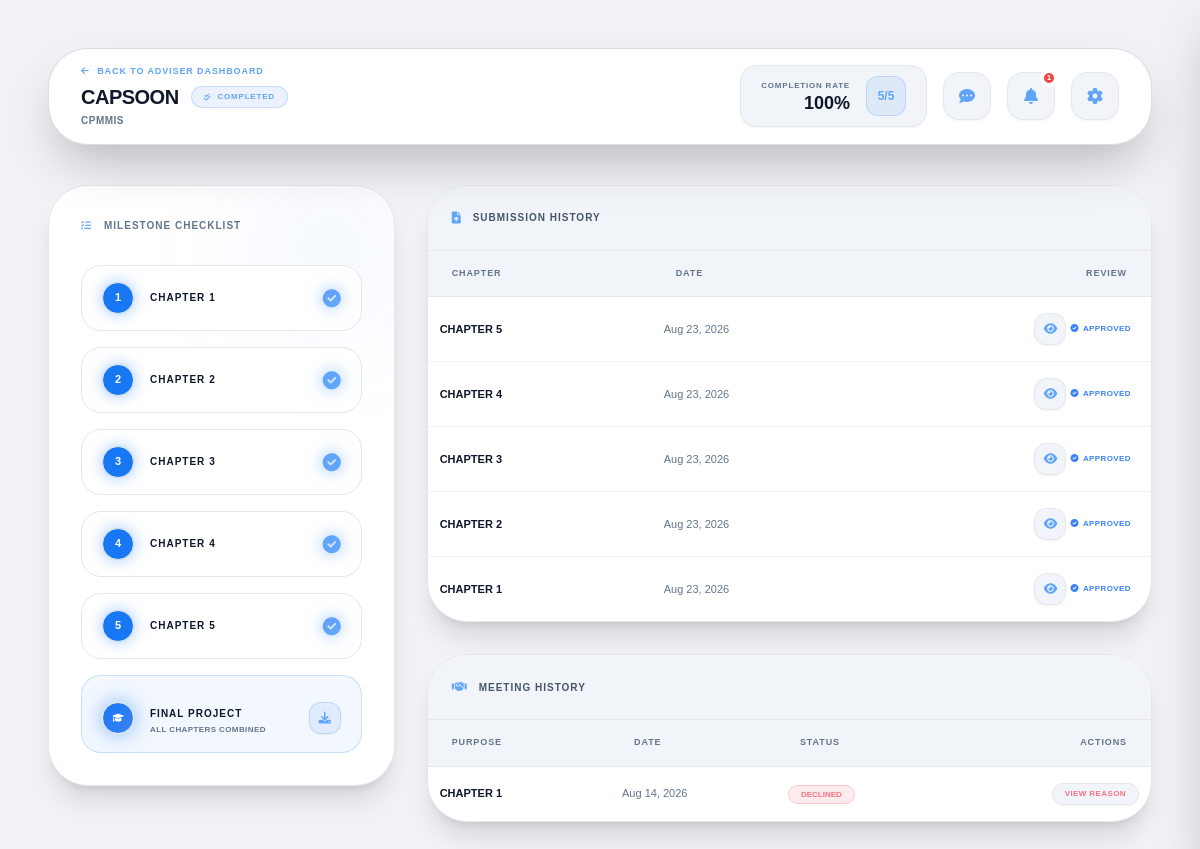
/adviser/view_group.php?id=1 (signed in), run on the app's committed database.
### tables this page shows
CREATE TABLE `group` (
  `id` int NOT NULL,
  `username` varchar(50) NOT NULL,
  `full_name` varchar(255) DEFAULT NULL,
  `leader_email` varchar(255) NOT NULL,
  `password` varchar(255) NOT NULL,
  `project_title` varchar(255) DEFAULT 'Untitled Project',
  `email` varchar(100) DEFAULT NULL,
  `last_activity` timestamp NULL DEFAULT NULL,
  `adviser_id` int DEFAULT NULL,
  `role` varchar(10) DEFAULT 'student',
  `created_at` timestamp NOT NULL DEFAULT CURRENT_TIMESTAMP,
  `status` varchar(20) DEFAULT 'pending',
  `banned_until` datetime DEFAULT NULL,
  `session_version` int DEFAULT NULL
);

CREATE TABLE `group_submissions` (
  `id` int NOT NULL,
  `group_id` int NOT NULL,
  `task_id` int DEFAULT NULL,
  `chapter_number` int NOT NULL,
  `document_name` varchar(255) NOT NULL,
  `file_path` varchar(255) NOT NULL,
  `status` enum('pending','approved','rejected') DEFAULT 'pending',
  `submission_type` enum('adviser','panel') NOT NULL DEFAULT 'adviser',
  `review_notes` text,
  `feedback` text,
  `submitted_at` timestamp NOT NULL DEFAULT CURRENT_TIMESTAMP,
  `reviewed_at` datetime DEFAULT NULL,
  `version` int NOT NULL DEFAULT '1',
  `is_final` tinyint(1) NOT NULL DEFAULT '0'
);

CREATE TABLE `meeting_requests` (
  `id` int NOT NULL,
  `group_id` int NOT NULL,
  `adviser_id` int NOT NULL,
  `meeting_time` datetime NOT NULL,
  `agenda` text NOT NULL,
  `status` enum('pending','accepted','declined') DEFAULT 'pending',
  `admin_remarks` text,
  `suggested_reschedule` datetime DEFAULT NULL,
  `created_at` timestamp NOT NULL DEFAULT CURRENT_TIMESTAMP,
  `reminder_sent` tinyint(1) NOT NULL DEFAULT '0'
);

### adviser/view_group.php (the view, shortened to what the rows shown need)
<?php
include('../backend/db_config.php');
$group_id = isset($_GET['id']) ? (int)$_GET['id'] : 0;
$adviser_id = (int)$_SESSION['user_id'];
$group_q = secure_query($conn, "SELECT * FROM `group` WHERE id = ? AND adviser_id = ?", [$group_id, $adviser_id], "ii");
$group = mysqli_fetch_assoc($group_q);
$health = calculate_group_health($conn, $group_id);
$health_status = $health['status'];
$submissions_result = secure_query($conn, "SELECT * FROM group_submissions WHERE group_id = ? ORDER BY submitted_at DESC LIMIT 500", [$group_id], "i");
$meetings_result = secure_query($conn, "SELECT * FROM meeting_requests WHERE group_id = ? ORDER BY created_at DESC LIMIT 500", [$group_id], "i");
?>
<!DOCTYPE html>
<html lang="en" style="background-color: #F0F2F5; color-scheme: light;">
<head>
    <script src="https://cdn.tailwindcss.com"></script>
    <link href="https://cdnjs.cloudflare.com/ajax/libs/font-awesome/6.0.0/css/all.min.css" rel="stylesheet">
    <link rel="stylesheet" href="../assets/css/responsive.css">
</head>
<body class="min-h-screen flex" style="background-color: #F0F2F5; color-scheme: light;">
    <main class="flex-1 w-full max-w-7xl mx-auto p-4 sm:p-6 md:p-8 lg:p-12 space-y-6 sm:space-y-10">
        <nav class="premium-card rounded-[2.5rem] px-4 sm:px-8 py-4 flex flex-col sm:flex-row justify-between items-start sm:items-center gap-4 shadow-2xl relative z-[100]">
            <div class="min-w-0 w-full sm:w-auto">
                <a href="adviser_dashboard.php" class="text-[9px] font-black text-blue-400 uppercase tracking-widest hover:text-blue-600 transition block mb-1">
                    <i class="fas fa-arrow-left mr-1"></i> BACK TO ADVISER DASHBOARD
                </a>
                <div class="flex items-center gap-3 flex-wrap">
                    <h1 class="text-xl font-black text-slate-900 uppercase tracking-tight"><?php echo htmlspecialchars($group['username']); ?></h1>
                    <?php
                        $hs_label = 'On Track';
                        $hs_icon  = 'fa-check-circle';
                        $hs_color = 'blue';
                        if ($health_status === 'completed') {
                            $hs_label = 'Completed'; $hs_icon = 'fa-check-double'; $hs_color = 'blue';
                        } elseif ($health_status === 'need_attention' || $health_status === 'needs_attention' || $health_status === 'need attention') {
                            $hs_label = 'Needs Attention'; $hs_icon = 'fa-exclamation-triangle'; $hs_color = 'amber';
                        } elseif ($health_status === 'at_risk' || $health_status === 'at risk') {
                            $hs_label = 'At Risk'; $hs_icon = 'fa-times-circle'; $hs_color = 'rose';
                        }
                    ?>
                    <span class="inline-flex items-center gap-1.5 px-3 py-1 rounded-full text-[8px] font-black uppercase tracking-widest bg-<?php echo $hs_color; ?>-500/10 text-<?php echo $hs_color; ?>-400 border border-<?php echo $hs_color; ?>-500/20" id="health-badge">
                        <i class="fas <?php echo $hs_icon; ?> text-[8px]"></i>
                        <?php echo $hs_label; ?>
                    </span>
                </div>
                <p class="text-[10px] font-bold text-slate-500 uppercase tracking-wider line-clamp-1 max-w-xl mt-0.5"><?php echo htmlspecialchars($group['project_title'] ?: 'UNTITLED RESEARCH SPACE'); ?></p>
            </div>
        </nav>
        <div class="grid grid-cols-1 lg:grid-cols-12 gap-8 mt-8">
            <div class="lg:col-span-8 space-y-8">
                <div class="premium-card rounded-[2.5rem] shadow-xl overflow-hidden border border-gray-200">
                    <div class="overflow-x-auto">
                        <table class="w-full text-left">
                            <thead class="bg-slate-100 text-[9px] font-black uppercase tracking-widest text-slate-500 border-b border-gray-200">
                                <tr>
                                    <th class="px-6 py-4">CHAPTER</th>
                                    <th class="px-6 py-4">DATE</th>
                                    <th class="px-6 py-4 text-right">REVIEW</th>
                                </tr>
                            </thead>
                            <tbody class="divide-y divide-gray-100 text-[11px] font-bold text-slate-600">
                                <?php if (mysqli_num_rows($submissions_result) > 0): ?>
                                    <?php while($sub = mysqli_fetch_assoc($submissions_result)):
                                        if ((int)$sub['chapter_number'] === 6) continue;
                                    ?>
                                    <tr class="hover:bg-slate-100 transition" id="row-<?php echo $sub['id']; ?>">
                                        <td class="px-6 py-4">
                                            <span class="text-slate-900 font-extrabold uppercase text-[11px]">Chapter <?php echo $sub['chapter_number']; ?></span>
                                        </td>
                                        <td class="px-6 py-4 text-slate-500 font-medium text-[11px]"><?php echo date('M d, Y', strtotime($sub['submitted_at'])); ?></td>
                                        <td class="px-6 py-4 text-right">
                                            <div class="flex justify-end gap-1 items-center">
                                                <a href="../backend/serve_file.php?type=submissions&file=<?php echo urlencode($sub['file_path']); ?>" target="_blank" class="w-8 h-8 inline-flex items-center justify-center bg-slate-100 border border-gray-200 text-blue-400 hover:bg-blue-600 hover:text-white rounded-xl transition shadow-sm" title="View Document">
                                                    <i class="fas fa-eye text-xs"></i>
                                                </a>
                                                <?php if($sub['status'] === 'pending'): ?>
                                                    <button type="button" onclick="approveSubmission(<?php echo $sub['id']; ?>)" class="w-8 h-8 inline-flex items-center justify-center bg-slate-100 border border-gray-200 text-blue-400 hover:bg-blue-600 hover:text-white rounded-xl transition shadow-sm" title="Approve">
                                                        <i class="fas fa-check text-xs"></i>
                                                    </button>
                                                    <button type="button" onclick="openRejectSubModal(<?php echo $sub['id']; ?>)" class="w-8 h-8 inline-flex items-center justify-center bg-slate-100 border border-gray-200 text-rose-400 hover:bg-rose-600 hover:text-white rounded-xl transition shadow-sm" title="Reject">
                                                        <i class="fas fa-times text-xs"></i>
                                                    </button>
                                                <?php else: ?>
                                                    <span class="text-[8px] text-blue-500 uppercase tracking-wider font-black mr-2"><i class="fas fa-check-circle mr-1"></i>Approved</span>
                                                <?php endif; ?>
                                            </div>
                                        </td>
                                    </tr>
                                    <?php endwhile; ?>
                                <?php endif; ?>
                            </tbody>
                        </table>
                    </div>
                </div>
                <div class="premium-card rounded-[2.5rem] shadow-xl overflow-hidden border border-gray-200">
                    <div class="overflow-x-auto">
                        <table class="w-full text-left">
                            <thead class="bg-slate-100 text-[9px] font-black uppercase tracking-widest text-slate-500 border-b border-gray-200">
                                <tr>
                                    <th class="px-6 py-4">PURPOSE</th>
                                    <th class="px-6 py-4">DATE</th>
                                    <th class="px-6 py-4">STATUS</th>
                                    <th class="px-6 py-4 text-right">ACTIONS</th>
                                </tr>
                            </thead>
                            <tbody class="divide-y divide-gray-100 text-[11px] font-bold text-slate-600">
                                <?php if (mysqli_num_rows($meetings_result) > 0): ?>
                                    <?php while($meet = mysqli_fetch_assoc($meetings_result)): ?>
                                    <tr class="hover:bg-slate-100 transition" id="row-<?php echo $meet['id']; ?>">
                                        <td class="px-6 py-4">
                                            <p class="font-extrabold text-slate-900 uppercase text-[11px] leading-tight break-words max-w-[220px]">
                                                <?php echo htmlspecialchars($meet['agenda'] ?: 'CONSULTATION'); ?>
                                            </p>
                                        </td>
                                        <td class="px-6 py-4 text-slate-500 font-medium"><?php echo date('M d, Y', strtotime($meet['created_at'])); ?></td>
                                        <td class="px-6 py-4">
                                            <?php
                                                $status = strtolower($meet['status']);
                                                if ($status === 'accepted' || $status === 'approved') {
                                                    $pill_class = 'bg-blue-500/10 text-blue-400 border border-blue-500/20';
                                                } elseif ($status === 'declined' || $status === 'rejected') {
                                                    $pill_class = 'bg-rose-500/10 text-rose-400 border border-rose-500/20';
                                                } else {
                                                    $pill_class = 'bg-amber-500/10 text-amber-400 border border-amber-500/20';
                                                }
                                            ?>
                                            <span class="px-3 py-1 rounded-full text-[8px] font-black uppercase <?php echo $pill_class; ?>">
                                                <?php echo htmlspecialchars($meet['status'] ?? '', ENT_QUOTES, 'UTF-8'); ?>
                                            </span>
                                        </td>
                                        <td class="px-6 py-4 text-right">
                                            <div class="flex justify-end gap-1 items-center">
                                                <?php if ($status === 'pending'): ?>
                                                    <button type="button" onclick="approveMeeting(<?php echo $meet['id']; ?>)" class="w-8 h-8 inline-flex items-center justify-center bg-slate-100 border border-gray-200 text-blue-400 hover:bg-blue-600 hover:text-white rounded-xl transition shadow-sm" title="Approve">
                                                        <i class="fas fa-check text-xs"></i>
                                                    </button>
                                                    <button type="button" onclick="openDeclineModal(<?php echo $meet['id']; ?>)" class="w-8 h-8 inline-flex items-center justify-center bg-slate-100 border border-gray-200 text-rose-400 hover:bg-rose-600 hover:text-white rounded-xl transition shadow-sm" title="Decline">
                                                        <i class="fas fa-times text-xs"></i>
                                                    </button>
                                                <?php elseif ($status === 'declined' || $status === 'rejected'): ?>
                                                    <?php
                                                        $new_time = (!empty($meet['suggested_reschedule'])) ? date('M d, Y | h:i A', strtotime($meet['suggested_reschedule'])) : '';
                                                        $decline_reason = !empty($meet['admin_remarks']) ? $meet['admin_remarks'] : 'NO FEEDBACK SPECIFIED.';
                                                    ?>
                                                    <button type="button" onclick="viewReason('DECLINE FEEDBACK', 'ADVISER REMARKS', 'REASON FOR REJECTION', <?php echo htmlspecialchars(json_encode($decline_reason), ENT_QUOTES, 'UTF-8'); ?>, <?php echo $new_time ? htmlspecialchars(json_encode($new_time), ENT_QUOTES, 'UTF-8') : "''"; ?>)" class="px-3 py-1 bg-slate-100 border border-gray-200 text-rose-400 hover:bg-rose-600 hover:text-white rounded-full text-[8px] font-black uppercase tracking-wider transition shadow-sm">
                                                        View Reason
                                                    </button>
                                                <?php else: ?>
                                                    <span class="text-[8px] text-slate-500 uppercase tracking-wider font-black mr-2">Accepted</span>
                                                <?php endif; ?>
                                            </div>
                                        </td>
                                    </tr>
                                    <?php endwhile; ?>
                                <?php endif; ?>
                            </tbody>
                        </table>
                    </div>
                </div>
            </div>
        </div>
    </main>
</body>
</html>

### data on the page
group: username "CAPSOON", project_title "CPMMIS"
group_submissions: chapter_number "5", submitted_at "Aug 23, 2026", status "approved" (drawn)
group_submissions: chapter_number "4", submitted_at "Aug 23, 2026", status "approved" (drawn)
group_submissions: chapter_number "3", submitted_at "Aug 23, 2026", status "approved" (drawn)
group_submissions: chapter_number "2", submitted_at "Aug 23, 2026", status "approved" (drawn)
group_submissions: chapter_number "1", submitted_at "Aug 23, 2026", status "approved" (drawn)
meeting_requests: agenda "CHAPTER 1", created_at "Aug 14, 2026", status "DECLINED"

### other printed values
$hs_label "COMPLETED"
$percent "100"
$completed_count "5"
$unread_count "1"
$num "1"
$num "2"
$num "3"
$num "4"
$num "5"
